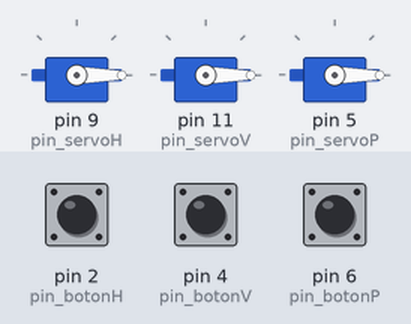
The sketch below on a simulated Arduino Uno, built with avr-gcc and run on an emulated ATmega328P. On the bench: 3 × servo. The inputs (shaded band) are chosen by the test bench; at power-on: pin 2 (pin_botonH) LOW, pin 4 (pin_botonV) LOW, pin 6 (pin_botonP) LOW.

Above: at 1.2 s.
1.3 s: pin 2 (pin_botonH) pulled HIGH for 0.15 s
At 1.76 s:
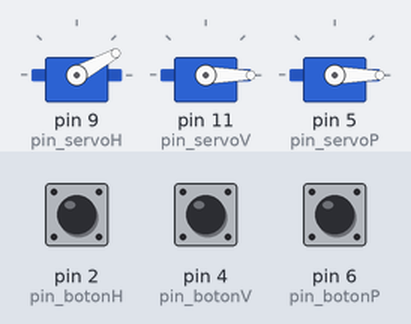
4.0 s: pin 4 (pin_botonV) pulled HIGH for 0.15 s
At 4.46 s:
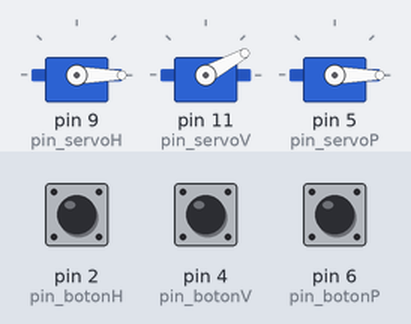
7.0 s: pin 6 (pin_botonP) pulled HIGH for 3.2 s
At 7.46 s:
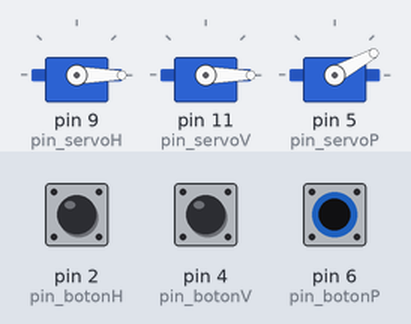
11.7 s: pin 4 (pin_botonV) pulled HIGH for 1 s
At 12.46 s:
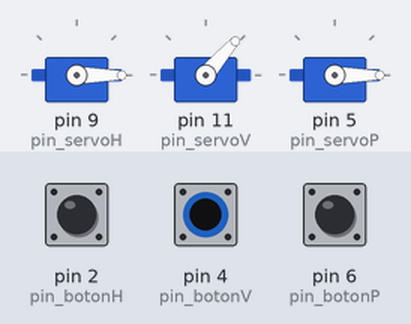
Timing chart, 0 to 15.0 s (numbered marks = the images above; inputs shaded):
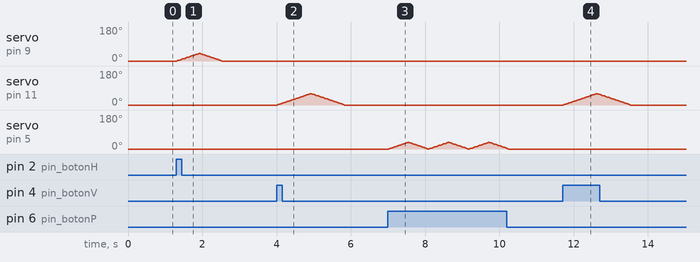

The sketch:

Servo_test.ino
```cpp
//Error free code
#include <Servo.h>
#define pin_botonH 2
#define pin_botonV 4
#define pin_botonP 6
#define pin_servoH 9
#define pin_servoV 11
#define pin_servoP 5

int angle;
int botonH;
int botonV;
int botonP;

Servo servoH;
Servo servoV;
Servo servoP;


void setup() {
// Servo Horizonatal
servoH.attach(pin_servoH);
servoH.write(angle);
pinMode(pin_botonH, INPUT);

// Servo Vertical
servoV.attach(pin_servoV);
servoV.write(angle);
pinMode(pin_botonV, INPUT);

// Servo Parpadeo
servoP.attach(pin_servoP);
servoP.write(angle);
pinMode(pin_botonP, INPUT);

Serial.begin(9600);

delay(15);

}

void loop() {
// put your main code here, to run repeatedly:

/*
Serial.print(botonV);
Serial.print("\t");
*/

// Primer task: Movimiento horizontal
botonH = digitalRead(pin_botonH);
if (botonH){
    for(angle=0 ; angle<=40 ; angle+=1){
    servoH.write(angle);
    delay(15);
    }
    for(angle=40 ; angle>=0 ; angle-=1){
    servoH.write(angle);
    delay(15);
  }
  }


// Segundo task: Movimiento vertical
botonV = digitalRead(pin_botonV);
if (botonV){
    for(angle=0 ; angle<=60 ; angle+=1){
    servoV.write(angle);
    delay(15);
    }
    for(angle=60 ; angle>=0 ; angle-=1){
    servoV.write(angle);
    delay(15);
  }
  }


// Tercer task: Parpadeo
botonP = digitalRead(pin_botonP);
if (botonP){
    for(angle=0 ; angle<=35 ; angle+=1){
    servoP.write(angle);
    delay(15);
    }
    for(angle=35 ; angle>=0 ; angle-=1){
    servoP.write(angle);
    delay(15);
  }
  }


}
```

Measured:
- after the input at 1.3 s, servo on pin 9 (pin_servoH): rises from 0° to 40° in 0.60 s, then falls to 0° in 0.60 s
- after the input at 4.0 s, servo on pin 11 (pin_servoV): rises from 0° to 60° in 0.90 s, then falls to 0° in 0.90 s
- after the input at 11.7 s, servo on pin 11 (pin_servoV): rises from 0° to 60° in 0.90 s, then falls to 0° in 0.90 s
